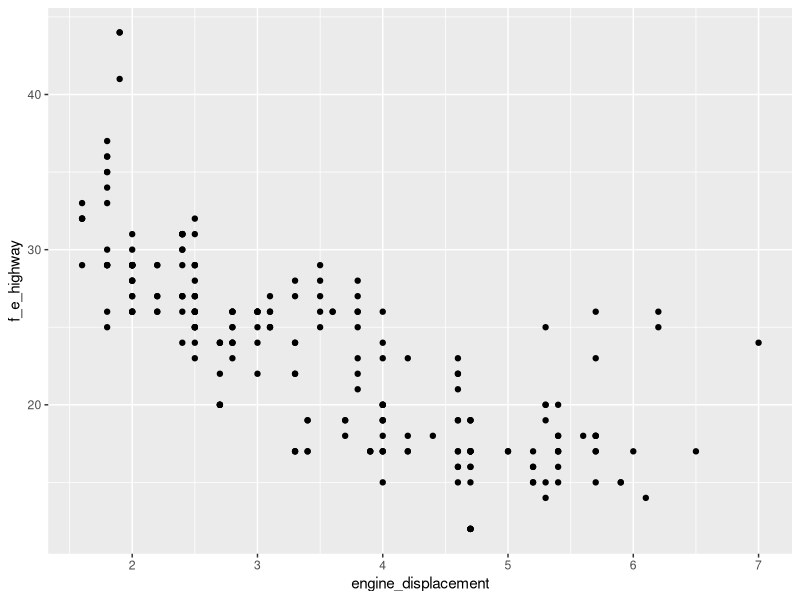
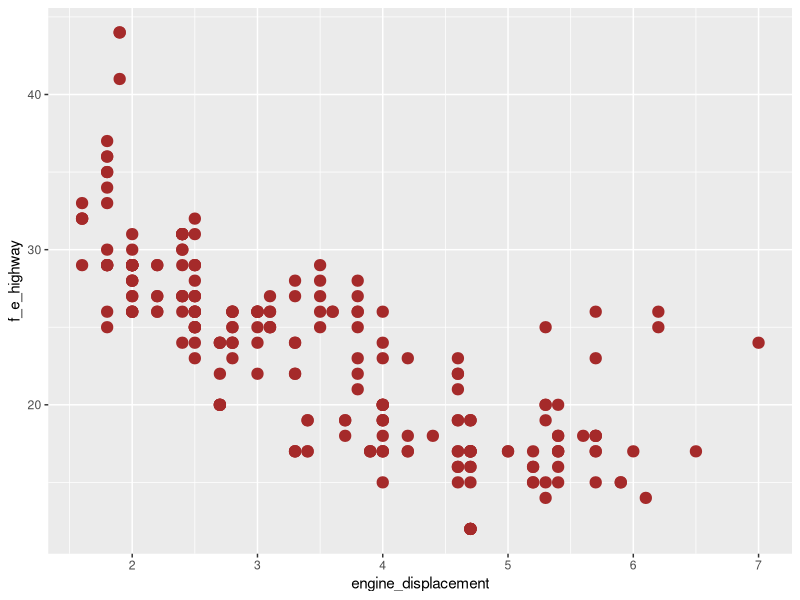
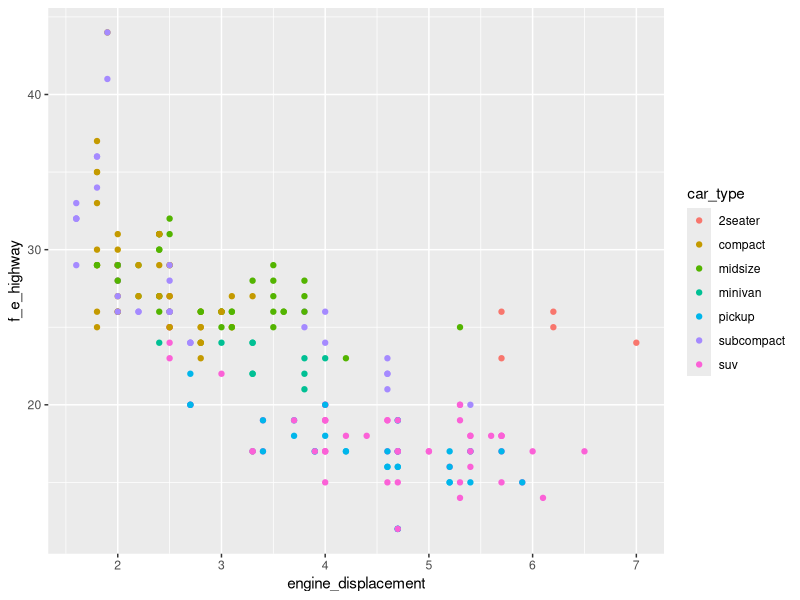
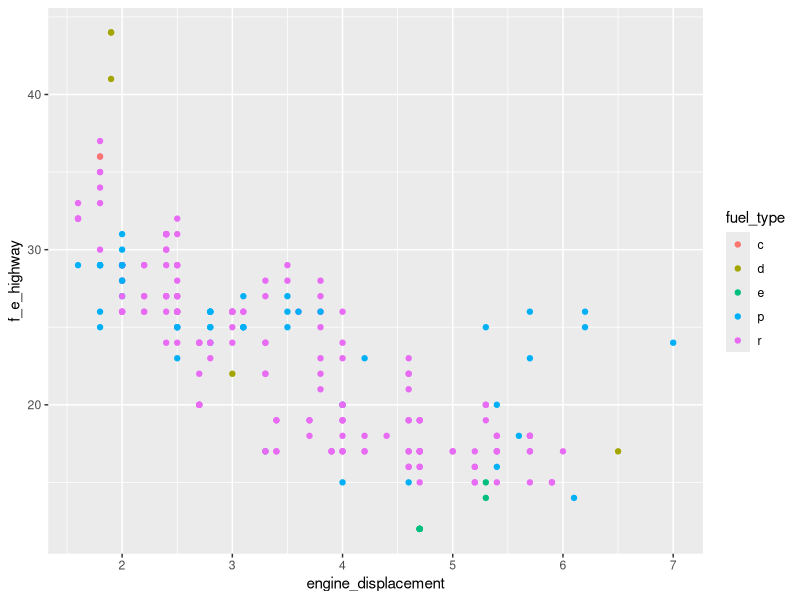
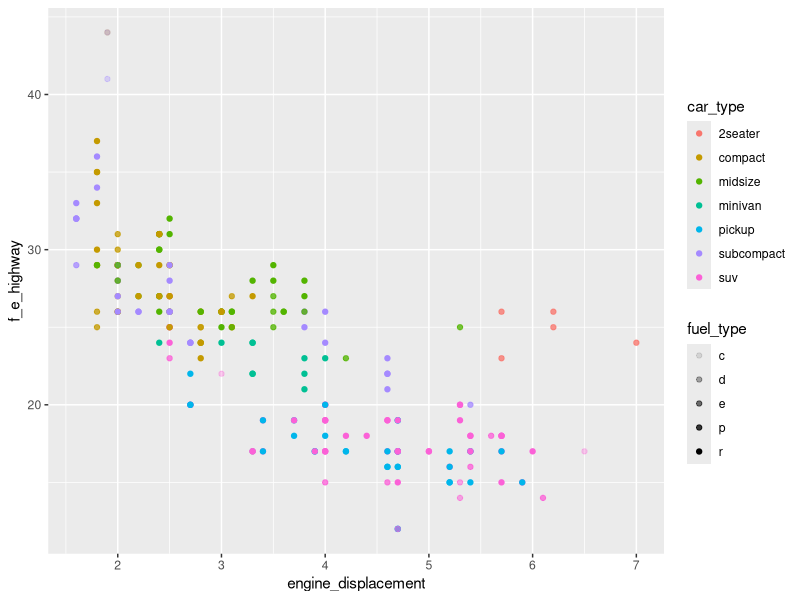
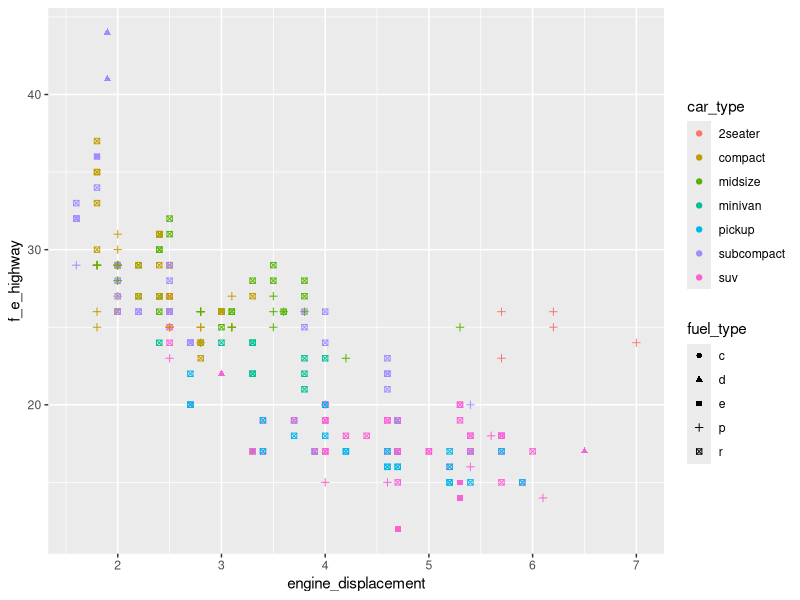
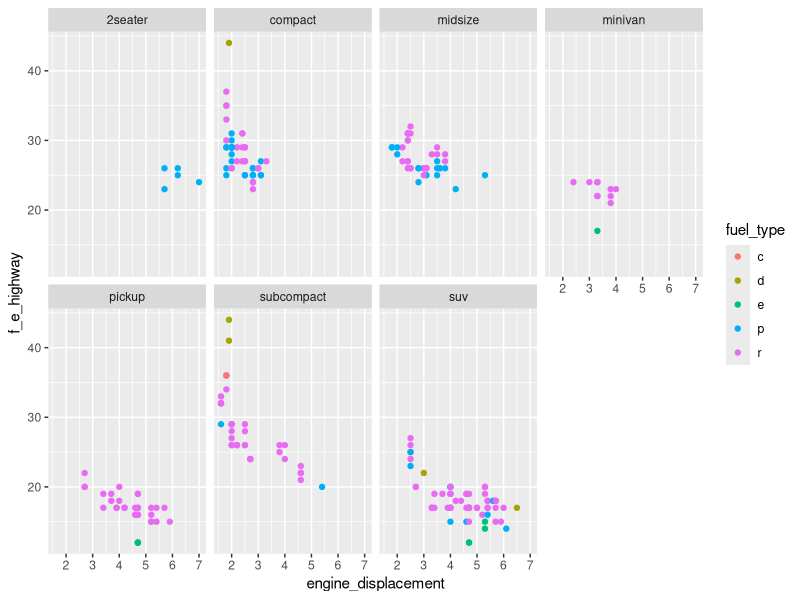
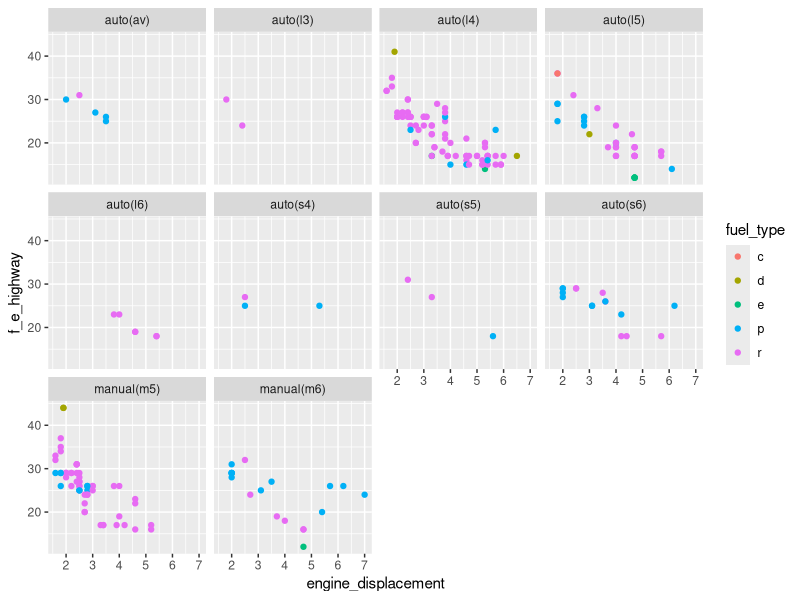

These charts were generated, in order, by the following R code:
library(tidyverse)
library(datasets)

# Rename  Columns for my ease. f_e = fuel efficiency
?mpg
col_new_names <- c("car","model","engine_displacement","year","cylinders","transmission","drv","f_e_city","f_e_highway","fuel_type","car_type")
colnames(mpg) <- col_new_names
View(mpg)

# Relationship btn displacement & fuel efficiency on the highway
ggplot(mpg) + geom_point(aes(x = engine_displacement, y = f_e_highway))
?geom_point

# Aesthetics
# Add a third dimension(color/size) to the scatter plot using other present variables in mpg
# Discrete variables/values is best represented with alpha aesthetic, visualising using transparency/?
# Shape aeshetic can accomodate at most 6 levels of observations

ggplot(mpg) + geom_point(aes(x = engine_displacement, y = f_e_highway), color = 'brown', stroke = 2)
ggplot(mpg) + geom_point(aes(x = engine_displacement, y = f_e_highway, color = car_type))
ggplot(mpg) + geom_point(aes(x = engine_displacement, y = f_e_highway, color = fuel_type))
ggplot(mpg) + geom_point(aes(x = engine_displacement, y = f_e_highway, color = car_type, alpha = fuel_type))
ggplot(mpg) + geom_point(aes(x = engine_displacement, y = f_e_highway, color = car_type, shape = fuel_type))

# Facets works best with categorical variables, creating subplots based on the various categories of the observations
ggplot(mpg) + geom_point(aes(x = engine_displacement, y = f_e_highway, color = fuel_type)) + facet_wrap(~car_type, nrow = 2)
ggplot(mpg) + geom_point(aes(x = engine_displacement, y = f_e_highway, color = fuel_type)) + facet_wrap(~transmission)
ggplot(mpg) + geom_point(aes(x = engine_displacement, y = f_e_highway, color = fuel_type)) + facet_wrap(~drv)

# Combine two categorical variables using facet_grid(variable plotted on row ~ variable plotted column)
ggplot(mpg) + geom_point(aes(x = engine_displacement, y = f_e_highway, color = fuel_type)) + facet_grid(drv ~ cylinders)
ggplot(mpg) + geom_point(aes(x = engine_displacement, y = f_e_highway, color = car_type)) + facet_grid(cylinders ~ .)

# Smooth geom()
# linetype aesthetic does not support many variables. group aesthetic doesn't have a legend

ggplot(mpg) + geom_smooth(aes(x = engine_displacement, y = f_e_highway))
ggplot(mpg) + geom_smooth(aes(x = engine_displacement, y = f_e_city, linetype = drv))
ggplot(mpg) + geom_smooth(aes(x= engine_displacement, y = f_e_city, group = drv))
ggplot(mpg) + geom_smooth(aes(x= engine_displacement, y = f_e_city, color = drv), show.legend = FALSE)

# Using multiple geoms in one plot
ggplot(mpg, aes(x = engine_displacement, y = f_e_city)) + geom_point(aes(color = drv)) + geom_smooth()
ggplot(mpg, aes(x = engine_displacement, y = f_e_city, color = drv)) + geom_point() + geom_smooth(se = FALSE)









